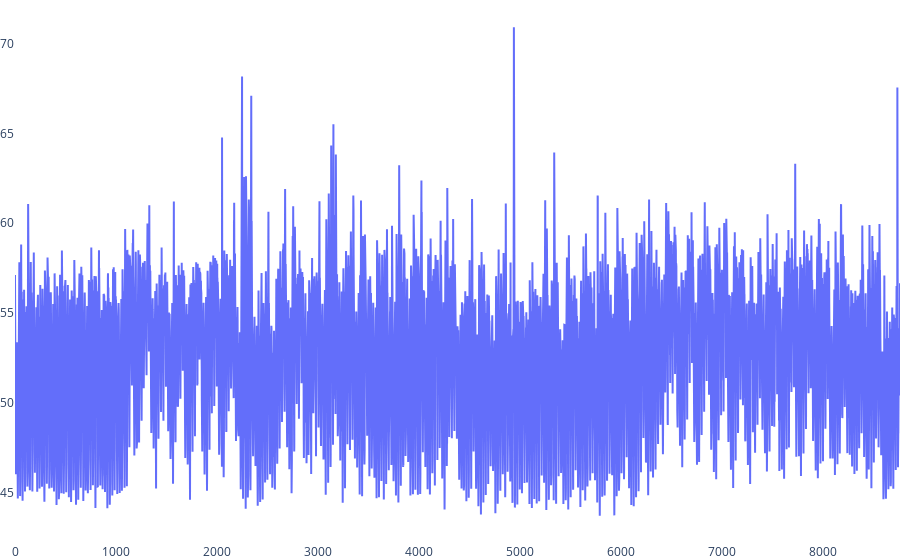

The code cell stored with this chart in its notebook:
### Code cell
import plotly.graph_objects as go

# Create a line plot using Plotly
fig = go.Figure(data=go.Scatter(x=time, y=data_Namen["laeq"], mode='lines'))

# Customize the plot layout
fig.update_layout(
    #title="Noise Levels Over Time - MP 03: Naamsestraat 62 Taste",
    #xaxis_title="Time",
    #yaxis_title="Laeq",
    margin=dict(l=0, r=0, t=0, b=0),
    plot_bgcolor='rgba(0, 0, 0, 0)',
    height = 150,
    width = 1200
)

# Display the plot
fig.show()

### Figure 1 — Plotly figure (JSON) as saved in the notebook; plotly's stock layout.template omitted (floating-point values rounded to 4 significant figures; data arrays with more than 128 entries replaced by an {"elided": "..."} marker saying what was removed)
{"data": [{"mode": "lines", "type": "scatter", "x": {"elided": "8759 int values"}, "y": {"elided": "8759 float values"}}], "layout": {"margin": {"b": 0, "l": 0, "r": 0, "t": 0}, "plot_bgcolor": "rgba(0, 0, 0, 0)"}}
